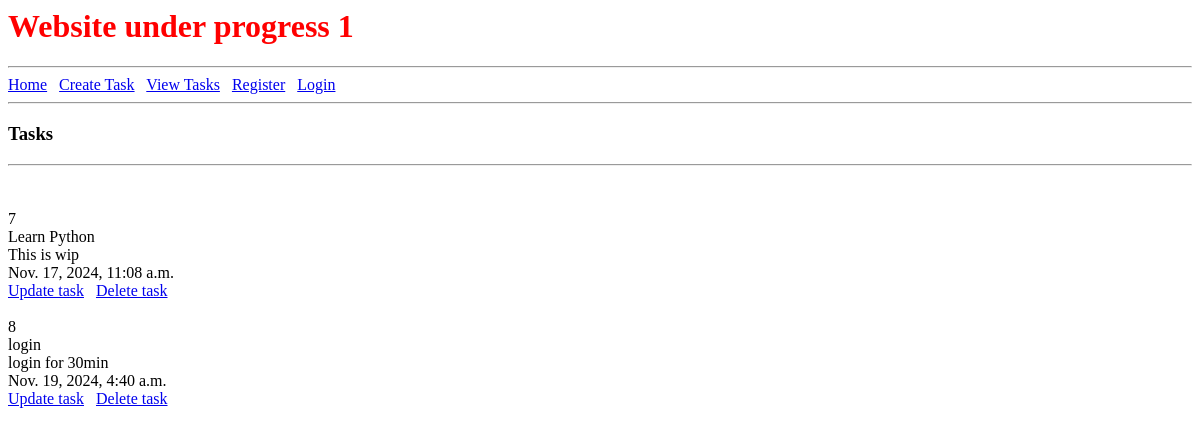
Page /view-tasks on the earlier database version.
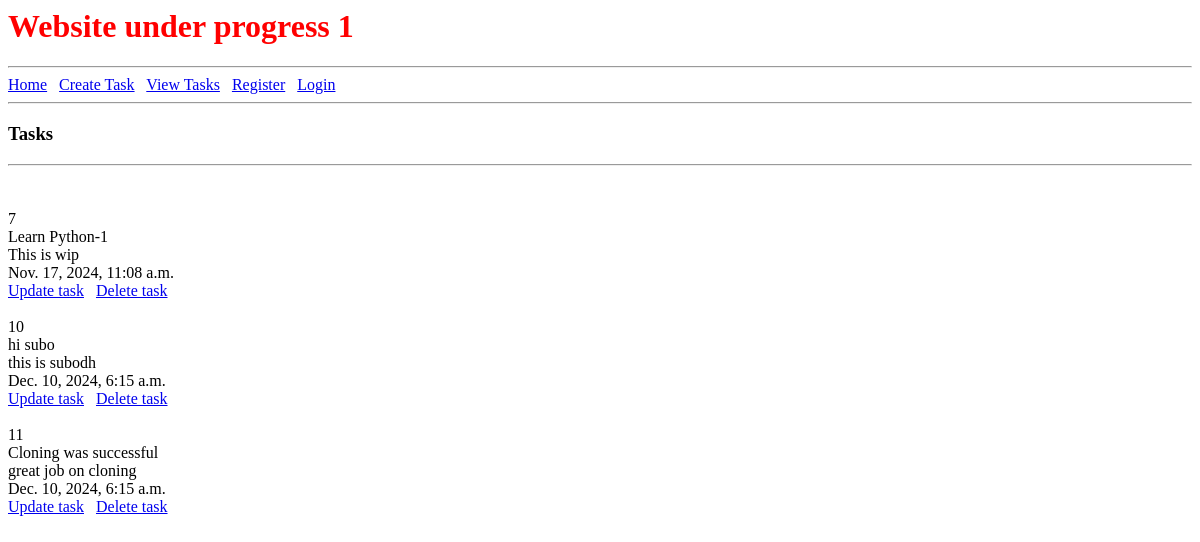
Same page on the later database version.
### crm/models.py (models this page shows)
class task (models.Model):
    title = models.CharField(max_length=50)
    description = models.TextField(max_length=1000)
    created = models.DateTimeField(auto_now_add=True)

### crm/views.py (the view)
def tasks(request):
    queryDataAll = task.objects.all()
    context_2 = {'AllTasks': queryDataAll}
    return render(request, 'crm/view-tasks.html', context_2)

### crm/templates/crm/view-tasks.html (shortened to what this page needs)
{% extends 'crm/base.html' %}
{% block content %}
    <h3>Tasks</h3>
    <hr>
     <br>
    {% for i in AllTasks %}
        <br>
        {{i.id}}
        <br>
        {{i.title}}
        <br>
        {{i.description}}
        <br>
        {{i.created}}
        <br>
        <a href ="{% url 'update-task' i.id %}"> Update task</a>
        <a href ="{% url 'delete-task' i.id %}"> Delete task</a>
        <br>
    {% endfor %}
{% endblock %}

### crm/templates/crm/base.html (shortened to what this page needs)
{% load static %}
<html>
    <head>
        <link rel=" stylesheet" type="text/css" href="{% static 'css/styles.css' %}"
    </head>
    <h1>Website under progress 1</h1>
    <hr>
    <a href="{% url '' %}"> Home</a>
    <a href="{% url 'create-task' %}"> Create Task</a>
    <a href="{% url 'view-tasks' %}"> View Tasks</a>
    <a href="{% url 'register' %}"> Register</a>
    <a href="{% url 'my-login' %}"> Login</a>
    <hr>
    {% block content  %}
    {% endblock  %}
</html>

### static/css/styles.css (style rules this page uses)
h1 { color: red }

Differences in the rows shown:
removed task: id "8", title "login", description "login for 30min", created "Nov. 19, 2024, 4:40 a.m."
changed task "This is wip": title "Learn Python" → "Learn Python-1"
added task: id "10", title "hi subo", description "this is subodh", created "Dec. 10, 2024, 6:15 a.m."
added task: id "11", title "Cloning was successful", description "great job on cloning", created "Dec. 10, 2024, 6:15 a.m."
